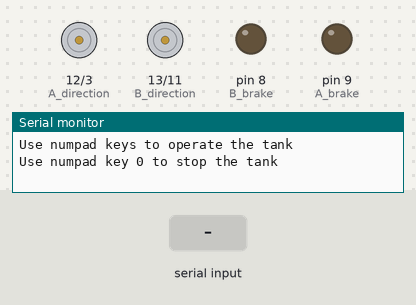
Bench run of a sketch on a simulated Arduino Uno, built with avr-gcc and run on an emulated ATmega328P. Shown: direction and speed pins drawn as motors (green arrow = direction pin HIGH = forward, orange = LOW = backward, longer = more drive), output pins drawn as LEDs (lit = HIGH), the last lines printed to the serial monitor. Inputs (shaded band) come from the test bench.

Above: at 1.2 s.
1.3 s: "8" received over Serial
At 2.5 s:
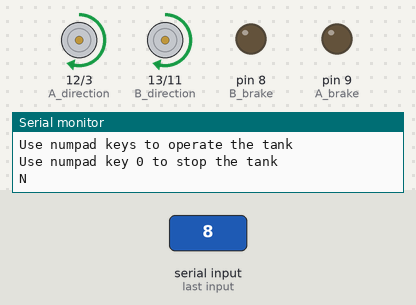
2.8 s: "2" received over Serial
At 3.6 s:
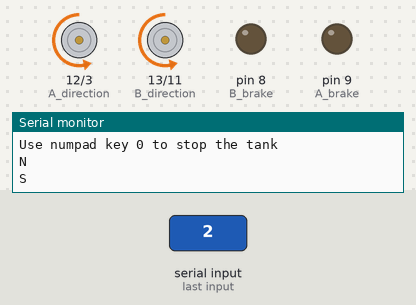
4.3 s: "4" received over Serial
At 4.8 s:
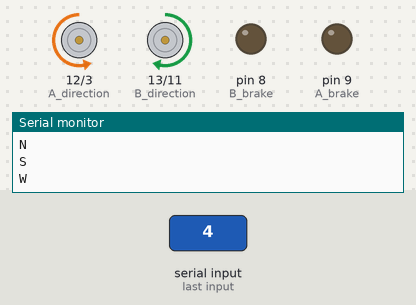
5.8 s: "6" received over Serial
At 7.0 s:
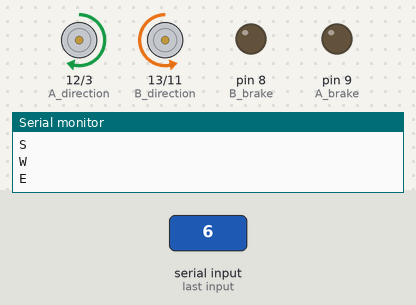
7.3 s: "0" received over Serial
At 8.2 s:
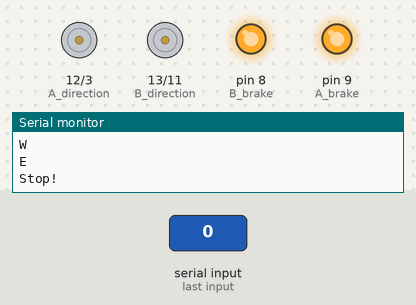
Timing chart, 0 to 9.8 s (numbered marks = the images above; inputs shaded):
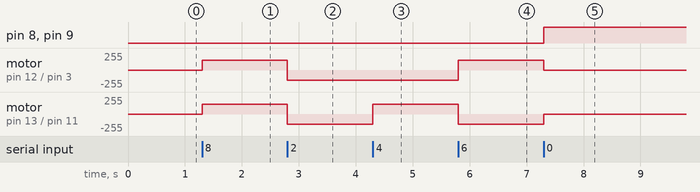

The sketch:

DualMotorTank.ino
```cpp
#define A_direction 12
#define B_direction 13
#define A_speed 3
#define B_speed 11
#define A_brake 9
#define B_brake 8
int speed = 150;

void setup()
{
  pinMode(A_direction,OUTPUT);
  pinMode(B_direction,OUTPUT);
  pinMode(A_speed,OUTPUT);
  pinMode(B_speed,OUTPUT);
  pinMode(A_brake,OUTPUT);
  pinMode(B_brake,OUTPUT);
  Serial.begin(9600);
  Serial.println("Use numpad keys to operate the tank");
  Serial.println("Use numpad key 0 to stop the tank");
}

void loop()
{
  if (Serial.available() > 0)
  {

    int data = Serial.read();
    switch (data)
    {
      case '8' :
      digitalWrite(A_direction,HIGH);
      digitalWrite(B_direction,HIGH);
      digitalWrite(A_brake,LOW);
      digitalWrite(B_brake,LOW);
      analogWrite(A_speed,speed);
      analogWrite(B_speed,speed);
      Serial.println("N");
      break;

      case '2' :
      digitalWrite(A_direction,LOW);
      digitalWrite(B_direction,LOW);
      digitalWrite(A_brake,LOW);
      digitalWrite(B_brake,LOW);
      analogWrite(A_speed,speed);
      analogWrite(B_speed,speed);
      Serial.println("S");
      break;

      case '4' :
      digitalWrite(A_direction,LOW);
      digitalWrite(B_direction,HIGH);
      digitalWrite(A_brake,LOW);
      digitalWrite(B_brake,LOW);
      analogWrite(A_speed,speed);
      analogWrite(B_speed,speed);
      Serial.println("W");
      break;

      case '6' :
      digitalWrite(A_direction,HIGH);
      digitalWrite(B_direction,LOW);
      digitalWrite(A_brake,LOW);
      digitalWrite(B_brake,LOW);
      analogWrite(A_speed,speed);
      analogWrite(B_speed,speed);
      Serial.println("E");
      break;

      case '0' :
      digitalWrite(A_direction,LOW);
      digitalWrite(B_direction,LOW);
      digitalWrite(A_brake,HIGH);
      digitalWrite(B_brake,HIGH);
      analogWrite(A_speed,0);
      analogWrite(B_speed,0);
      Serial.println("Stop!");
      break;

      default:
      digitalWrite(A_direction,LOW);
      digitalWrite(B_direction,LOW);
      digitalWrite(A_brake,HIGH);
      digitalWrite(B_brake,HIGH);
      analogWrite(A_speed,0);
      analogWrite(B_speed,0);
      break;
  }
 }
}
```

Measured:
- after the input at 1.3 s, motor on pin 12 (A_direction) / pin 3 (A_speed), motor on pin 13 (B_direction) / pin 11 (B_speed): stopped → forward 150/255 at once
- after the input at 2.8 s, motor on pin 12 (A_direction) / pin 3 (A_speed), motor on pin 13 (B_direction) / pin 11 (B_speed): forward 150/255 → backward 150/255 at once
- after the input at 4.3 s, motor on pin 13 (B_direction) / pin 11 (B_speed): backward 150/255 → forward 150/255 at once
- after the input at 5.8 s, motor on pin 12 (A_direction) / pin 3 (A_speed): backward 150/255 → forward 150/255 at once; motor on pin 13 (B_direction) / pin 11 (B_speed): forward 150/255 → backward 150/255 at once
- after the input at 7.3 s, pin 8 (B_brake), pin 9 (A_brake): LOW → HIGH at once; motor on pin 12 (A_direction) / pin 3 (A_speed): forward 150/255 → stopped at once; motor on pin 13 (B_direction) / pin 11 (B_speed): backward 150/255 → stopped at once
